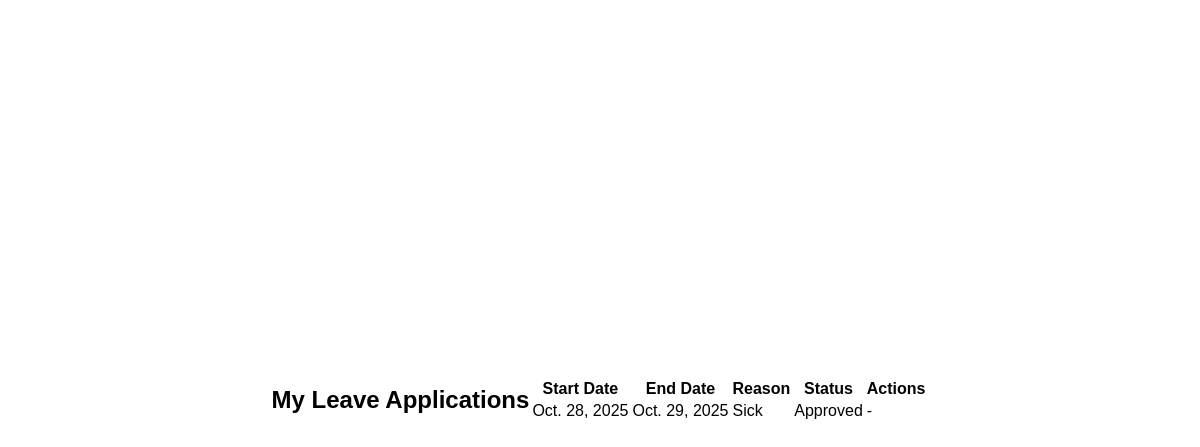
Screenshot of /leaves/ (signed in) with the database file from the repository.
### elms/models.py (models this page shows, shortened)
class Leave(models.Model):
    STATUS_CHOICES = [
        ('Pending', 'Pending'),
        ('Approved', 'Approved'),
        ('Rejected', 'Rejected'),
    ]
    employee = models.ForeignKey(Profile, on_delete=models.CASCADE)
    start_date = models.DateField()
    end_date = models.DateField()
    reason = models.TextField()
    status = models.CharField(max_length=10, choices=STATUS_CHOICES, default='Pending')

### elms/views.py (the view)
# urls.py: path('leaves/', views.leave_list, name='leave_list'),
@login_required
def leave_list(request):
    user_profile = Profile.objects.get(user=request.user)
    leaves = Leave.objects.filter(employee=user_profile)
    return render(request, 'employee/leave_list.html', {'leaves': leaves})

### elms/templates/employee/leave_list.html
{% extends "master.html" %}
{% block content %}
<h2>My Leave Applications</h2>
<table class="table table-striped">
    <thead>
        <tr>
            <th>Start Date</th>
            <th>End Date</th>
            <th>Reason</th>
            <th>Status</th>
            <th>Actions</th>
        </tr>
    </thead>
    <tbody>
        {% for leave in leaves %}
        <tr>
            <td>{{ leave.start_date }}</td>
            <td>{{ leave.end_date }}</td>
            <td>{{ leave.reason }}</td>
            <td>
                {% if leave.status == 'Approved' %}
                    <span class="badge bg-success">Approved</span>
                {% elif leave.status == 'Rejected' %}
                    <span class="badge bg-danger">Rejected</span>
                {% else %}
                    <span class="badge bg-warning">Pending</span>
                {% endif %}
            </td>
            <td>
                {% if leave.status == 'Pending' %}
                    <a href="{% url 'leave_edit' leave.id %}" class="btn btn-sm btn-primary">Edit</a>
                    <a href="{% url 'leave_delete' leave.id %}" class="btn btn-sm btn-danger">Delete</a>
                {% else %}
                    -
                {% endif %}
            </td>
        </tr>
        {% endfor %}
    </tbody>
</table>
{% endblock %}

### elms/static/css/login_register.css (style rules this page uses)
body { font-family: "Poppins", sans-serif; height: 100vh; margin: 0; display: flex; align-items: center; justify-content: center; }

### rows the page displays
Leave: start_date "Oct. 28, 2025", end_date "Oct. 29, 2025", reason "Sick", status "Approved"
